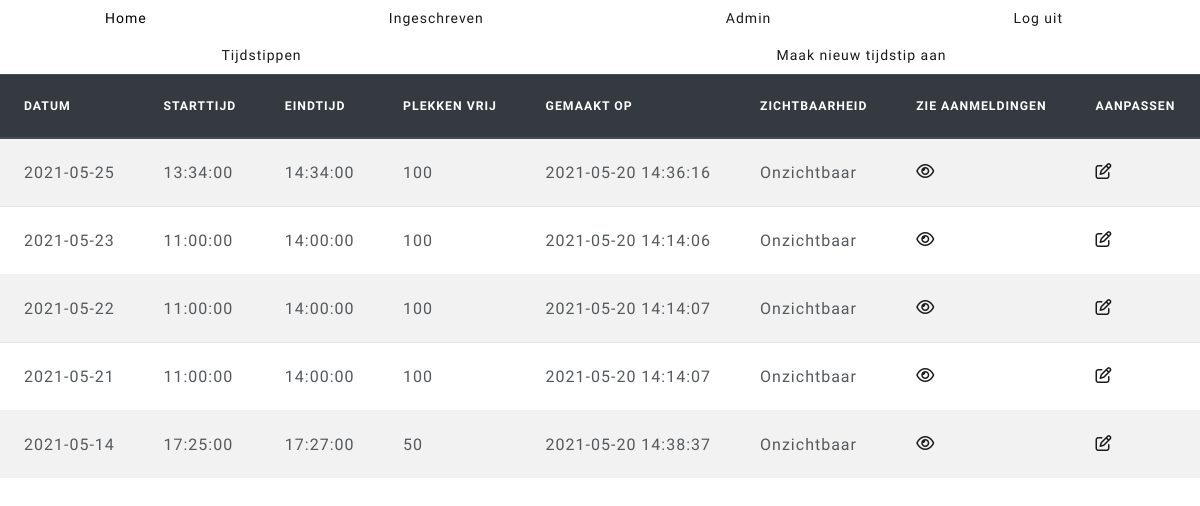
The app's page /admin/index.php (signed in) with its own data.
### tables this page shows
CREATE TABLE `times` (
  `ID` int(10) NOT NULL,
  `date` date NOT NULL,
  `starttime` time NOT NULL,
  `endtime` time NOT NULL,
  `amount_people_in` int(3) NOT NULL,
  `hidden` tinyint(1) NOT NULL,
  `created_at` timestamp NOT NULL DEFAULT CURRENT_TIMESTAMP,
  `updated_at` timestamp NOT NULL DEFAULT CURRENT_TIMESTAMP ON UPDATE CURRENT_TIMESTAMP
);

### Includes/config.php (called while the page is built, shortened)
<?php
function Conn()
{
    $dsn         = "mysql:host=localhost;dbname=ex_83504";
    $DB_username = "ex83504";
    $DB_password = "Cy8o^n68";
    try {
        $conn = new PDO($dsn, $DB_username, $DB_password);
        $conn->setAttribute(PDO::ATTR_ERRMODE, PDO::ERRMODE_EXCEPTION);
    } catch (PDOException $e) {
        $error = "Geen connectie mogelijk. Error: " . $e->getMessage();
        return $error;
    }
    return $conn;
}
function SelectAllTime()
{
    $stmt = Conn()->prepare("SELECT * FROM times ORDER BY date DESC");
    $stmt->execute();
    return $stmt;
}
function AmountSpaceFree($amount_people_in)
{
    $answer = 100 - $amount_people_in;
    return $answer;
}

### admin/index.php (the view, shortened to what this page needs)
<?php
require_once '../Includes/config.php';
?>
<html lang="en">
<head>
  <link href="https://stackpath.bootstrapcdn.com/bootswatch/4.5.2/lux/bootstrap.min.css" rel="stylesheet">
  <link href="../Includes/CSS/home.css" rel="stylesheet">
</head>
<body>
  <?php
  require_once '../Includes/nav.php';
  ?>
  <ul class="nav nav-pills nav-fill">
    <li class="nav-item">
      <a class="nav-link">Tijdstippen</a>
    </li>
    <li class="nav-item">
      <a class="nav-link" href="./timeslot_create.php">Maak nieuw tijdstip aan</a>
    </li>
  </ul>
  <table class="table table-striped ">
    <thead class="thead-dark">
      <tr>
        <th scope="col">Datum</th>
        <th scope="col">Starttijd</th>
        <th scope="col">Eindtijd</th>
        <th scope="col">Plekken vrij</th>
        <th scope="col">Gemaakt op</th>
        <th scope="col">Zichtbaarheid</th>
        <th scope="col">Zie aanmeldingen</th>
        <th scope="col">Aanpassen</th>
      </tr>
    </thead>
    <tbody>
      <?php
      $stmt = SelectAllTime();
      while ($row = $stmt->fetch()) {
        echo "<tr>";
        echo "<td>" . $row['date'] . "</td>";
        echo "<td>" . $row['starttime'] . "</td>";
        echo "<td>" . $row['endtime'] . "</td>";
        echo "<td>" . AmountSpaceFree($row['amount_people_in']) . "</td>";
        echo "<td>" . $row['updated_at'] . "</td>";
        if ($row['hidden'] === True) {
          echo "<td>Zichtbaar</td>";
        } else {
          echo "<td>Onzichtbaar</td>";
        }
        echo '<td><a href="./timeslot_view.php?ID=' . $row['ID'] . '"><i class="far fa-eye"></i></a></td>';
        echo '<td><a href="./timeslot_edit.php?ID=' . $row['ID'] . '"><i class="far fa-edit"></i></a></td>';
        echo "</tr>";
      }
      ?>
    </tbody>
  </table>
</body>
</html>

### Includes/CSS/home.css (style rules this page uses)
body { background-color:white }

### records on screen
times: date "2021-05-25", starttime "13:34:00", endtime "14:34:00", amount_people_in "100", updated_at "2021-05-20 14:36:16", hidden "Onzichtbaar"
times: date "2021-05-23", starttime "11:00:00", endtime "14:00:00", amount_people_in "100", updated_at "2021-05-20 14:14:06", hidden "Onzichtbaar"
times: date "2021-05-22", starttime "11:00:00", endtime "14:00:00", amount_people_in "100", updated_at "2021-05-20 14:14:07", hidden "Onzichtbaar"
times: date "2021-05-21", starttime "11:00:00", endtime "14:00:00", amount_people_in "100", updated_at "2021-05-20 14:14:07", hidden "Onzichtbaar"
times: date "2021-05-14", starttime "17:25:00", endtime "17:27:00", amount_people_in "50", updated_at "2021-05-20 14:38:37", hidden "Onzichtbaar"
